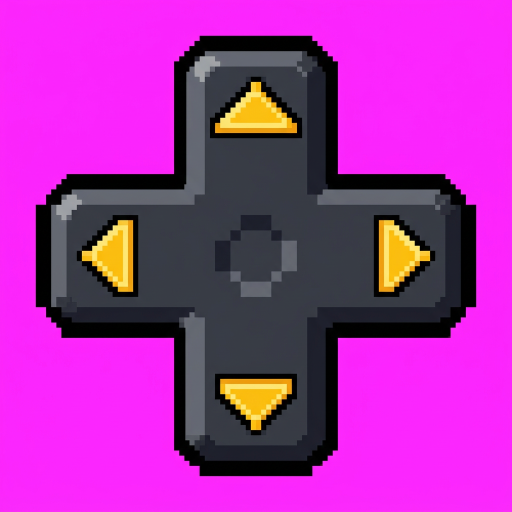
#> input picture assets_src/joystick_raw.png, 1024 x 1024 px, found by its file name (shown at 1/2 size)
$ python make_ui.py
#> lines starting #> are read from the running program, lines starting #| are printed output that depends on the picture; after the words box and inside, x2 and y2 are one past the last pixel; in counts of white or black regions, pixels touching at a corner belong together
"""Processa o D-pad gerado (fundo magenta) em 5 botoes recortados com alpha."""
from PIL import Image
import numpy as np, os

src = Image.open("assets_src/joystick_raw.png").convert("RGB")
#> src is the input picture: PIL image 1024x1024 RGB; mean R, G, B 168.6, 46.5, 166.5
a = np.array(src).astype(int)
r, g, b = a[..., 0], a[..., 1], a[..., 2]
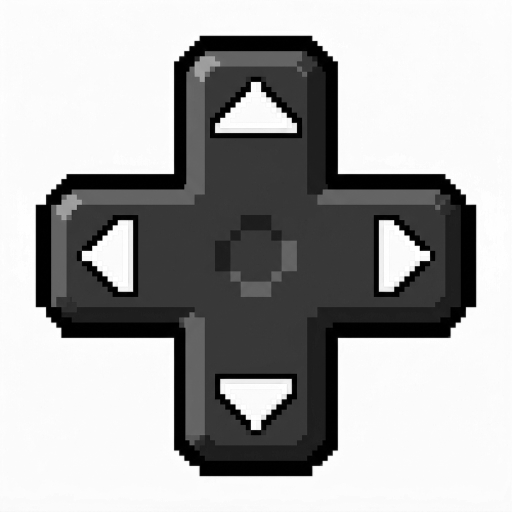
#> r: shape (1024, 1024) int64 (shown at 1/2 size); min 0, max 255, mean 168.6
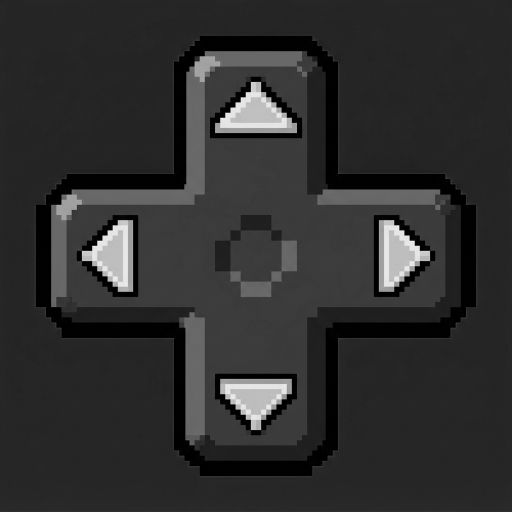
#> g: shape (1024, 1024) int64 (shown at 1/2 size); min 0, max 252, mean 46.5
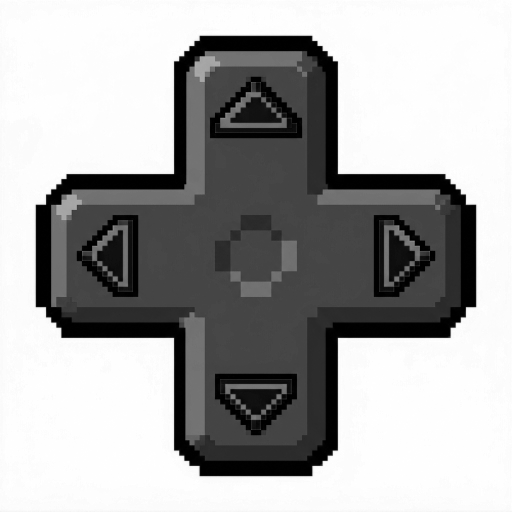
#> b: shape (1024, 1024) int64 (shown at 1/2 size); min 0, max 255, mean 166.5
mag = (r > 140) & (b > 140) & (g < r - 50) & (g < b - 50)
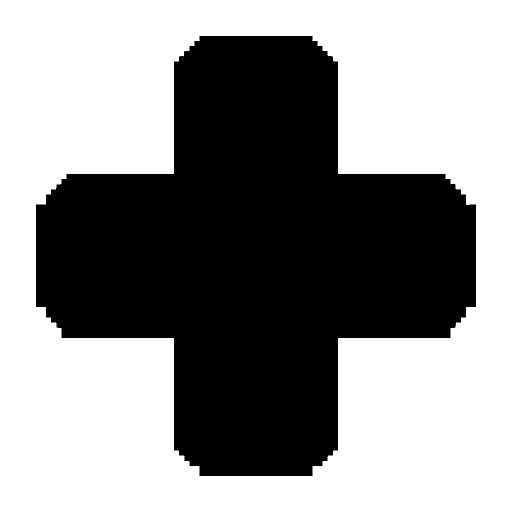
#> mag: shape (1024, 1024) bool (shown at 1/2 size); 56.7% white; 1 black region, box (x1, y1, x2, y2) and area: (72, 72, 952, 952) 454348
alpha = np.where(mag, 0, 255)
rgba = np.dstack([a, alpha]).astype(np.uint8)
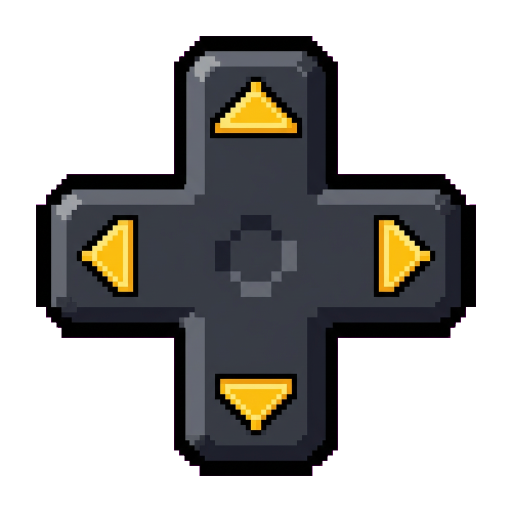
#> rgba: shape (1024, 1024, 4) (shown at 1/2 size); mean R, G, B, A 168.6, 46.5, 166.5, 110.5; transparent parts drawn white
img = Image.fromarray(rgba, "RGBA")

# pixeliza para um grid limpo de 96x96 e volta
S = 96
img = img.resize((S, S), Image.NEAREST)
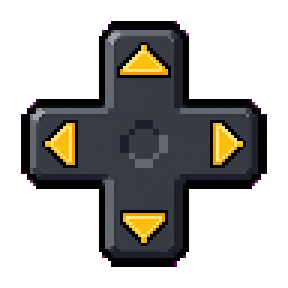
#> img: PIL image 96x96 RGBA (shown 3 times larger); mean R, G, B, A 170.9, 46.5, 167.9, 108.1; transparent parts drawn white
arr = np.array(img)
arr[..., 3] = np.where(arr[..., 3] > 120, 255, 0)
img = Image.fromarray(arr, "RGBA")
os.makedirs("app/src/main/assets", exist_ok=True)
img = img.resize((192, 192), Image.NEAREST)
#> img: PIL image 192x192 RGBA
img.save("app/src/main/assets/dpad.png")
print("dpad ok", img.size)
#| dpad ok (192, 192)
